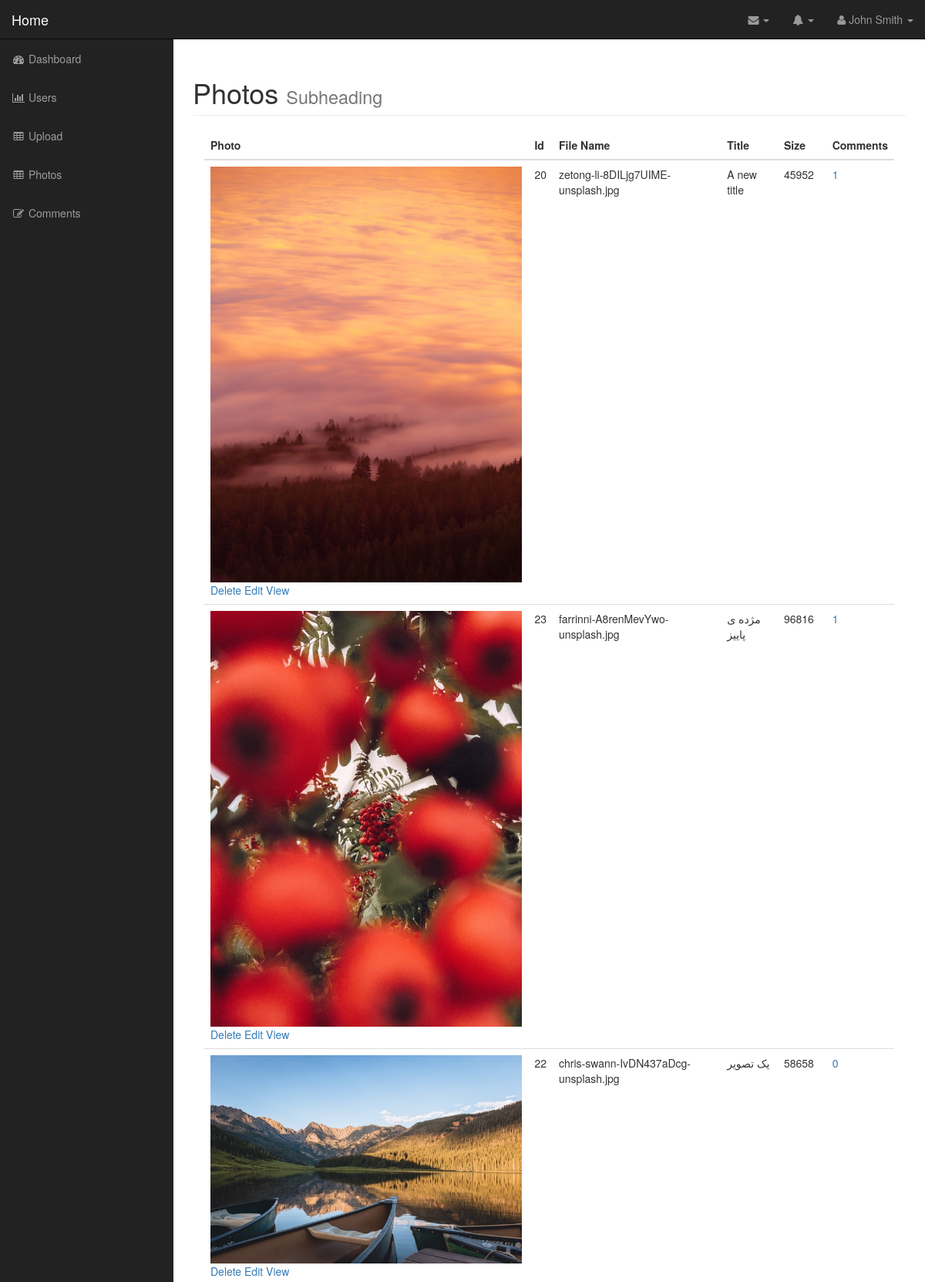
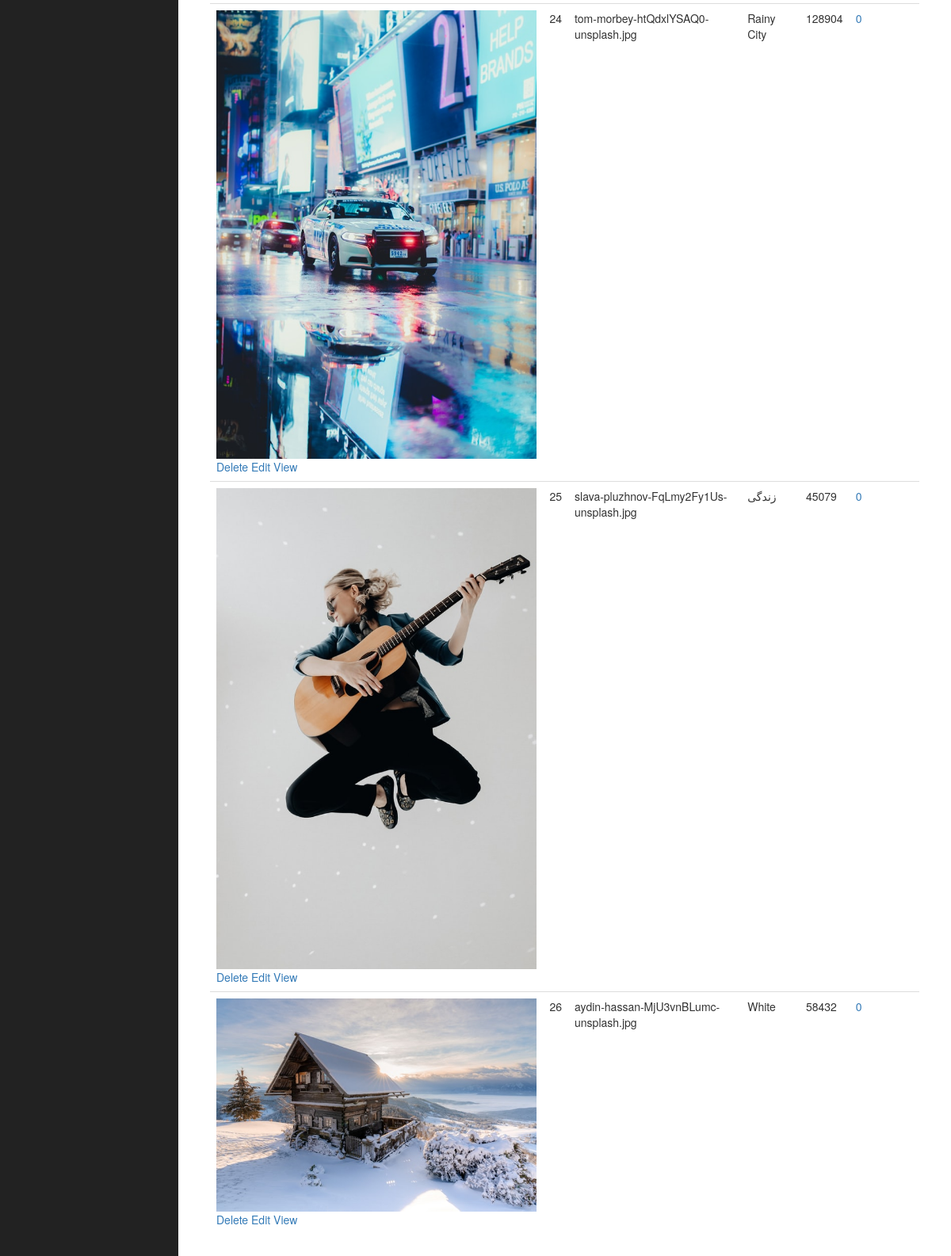
The app's page /admin/photos.php (signed in) with its own data (2 pictures, top to bottom).
### tables this page shows
CREATE TABLE IF NOT EXISTS `photos` (
  `id` int(11) NOT NULL AUTO_INCREMENT,
  `title` varchar(256) NOT NULL,
  `caption` varchar(256) NOT NULL,
  `description` text NOT NULL,
  `filename` varchar(256) NOT NULL,
  `alternate_text` varchar(256) NOT NULL,
  `type` varchar(256) NOT NULL,
  `size` int(11) NOT NULL,
  PRIMARY KEY (`id`)
);

### admin/includes/database.php (called while the page is built, shortened)
<?php
class Database {
    public $connection;
    public function open_db_connection() {
        $this->connection = new mysqli(DB_HOST, DB_USER, DB_PASS, DB_NAME);
        $this->connection->set_charset('utf8');
    }
    public function query($sql) {
        $result = $this->connection->query($sql);
        return $result;
    }
    public function escape_string($string) {
        $escaped_string = $this->connection->real_escape_string($string);
        return $escaped_string;
    }
}
$database = new Database();
?>

### admin/includes/db_object.php (called while the page is built, shortened)
<?php
class Db_object {
    protected static $db_table = 'users';
    public static function find_all() {
        return static::find_by_query('SELECT * FROM '.static::$db_table.'');
    }
    public static function find_by_query($sql) {
        global $database;
        $result_set = $database->query($sql);
        $the_object_array = array();
        $rows = mysqli_fetch_all($result_set, MYSQLI_ASSOC);
        foreach ($rows as $row) {
            $the_object_array[] = static::instantiation($row);
        }
        return $the_object_array;
    }
    public static function instantiation($the_record) {
        $the_object = new $calling_class;
        foreach($the_record as $the_attribute => $value) {
            if ($the_object->has_the_attribute($the_attribute)) {
                $the_object->$the_attribute = $value;
            }
        }
        return $the_object;
    }
    private function has_the_attribute($the_attribute) {
        $object_properties = get_object_vars($this);
        return array_key_exists($the_attribute, $object_properties);
    }
}
?>

### admin/includes/photo.php (called while the page is built, shortened)
<?php
class Photo extends Db_object {
    public $filename;
    public $upload_directory = 'images';
        public function picture_path() {
            return $this->upload_directory . DS . $this->filename;
        }
}
?>

### admin/includes/comment.php (called while the page is built, shortened)
<?php
class Comment extends Db_object {
    protected static $db_table = 'comments';
    public static function find_the_comments($photo_id = 0) {
        global $database;
        $sql = "SELECT * FROM " . self::$db_table;
        $sql .= " WHERE photo_id = " . $database->escape_string($photo_id);
        $sql .= " ORDER BY photo_id ASC";
        return self::find_by_query($sql);
    }
}
?>

### admin/photos.php (the view, shortened to what this page needs)
<?php include("includes/header.php"); ?>
<?php
$photos = Photo::find_all();
?>
        <nav class="navbar navbar-inverse navbar-fixed-top" role="navigation">
            <?php include 'includes/top_nav.php'; ?>
            <?php include 'includes/side_nav.php'; ?>
        </nav>
        <div id="page-wrapper">
            <div class="container-fluid">
                <div class="row">
                    <div class="col-lg-12">
                        <h1 class="page-header">
                            Photos
                            <small>Subheading</small>
                        </h1>
                        <div class="col-md-12">
                            <table class="table table-hover">
                                <thead>
                                    <tr>
                                        <th>Photo</th>
                                        <th>Id</th>
                                        <th>File Name</th>
                                        <th>Title</th>
                                        <th>Size</th>
                                        <th>Comments</th>
                                    </tr>
                                </thead>
                                <tbody>
                                    <?php
                                    foreach ($photos as $photo) : ?>
                                    <tr>
                                        <td>
                                            <img class="img-responsive" src="<?php echo $photo->picture_path(); ?>" alt="">
                                            <div class="action_links">
                                                <a href="delete_photo.php?id=<?php echo $photo->id; ?>">Delete</a>
                                                <a href="edit_photo.php?id=<?php echo $photo->id; ?>">Edit</a>
                                                <a href="../photo.php?id=<?php echo $photo->id ?>">View</a>
                                            </div>
                                        </td>
                                        <td><?php echo $photo->id ?></td>
                                        <td><?php echo $photo->filename ?></td>
                                        <td><?php echo $photo->title ?></td>
                                        <td><?php echo $photo->size ?></td>
                                        <td>
                                            <a href="comment_photo.php?id=<?php echo $photo->id ?>">
                                            <?php
                                            $comments = Comment::find_the_comments($photo->id);
                                            echo count($comments)
                                            ?>
                                            </a>
                                        </td>
                                    </tr>
                                    <?php endforeach; ?>
                                </tbody>
                            </table>
                        </div>
                    </div>
                </div>
            </div>
        </div>
  <?php include("includes/footer.php"); ?>

### admin/includes/header.php (shortened to what this page needs)
<!DOCTYPE html>
<html lang="en">
<head>
    <link href="css/bootstrap.min.css" rel="stylesheet">
    <link href="css/sb-admin.css" rel="stylesheet">
    <link href="css/styles.css" rel="stylesheet">
    <link href="font-awesome/css/font-awesome.min.css" rel="stylesheet" type="text/css">
</head>
<body>
    <div id="wrapper">

### admin/includes/top_nav.php (shortened to what this page needs)
<div class="navbar-header">
    <a class="navbar-brand" href="../index.php">Home</a>
</div>
<ul class="nav navbar-right top-nav">
    <li class="dropdown">
        <a href="#" class="dropdown-toggle" data-toggle="dropdown"><i class="fa fa-envelope"></i> <b class="caret"></b></a>
    </li>
    <li class="dropdown">
        <a href="#" class="dropdown-toggle" data-toggle="dropdown"><i class="fa fa-bell"></i> <b class="caret"></b></a>
    </li>
    <li class="dropdown">
        <a href="#" class="dropdown-toggle" data-toggle="dropdown"><i class="fa fa-user"></i> John Smith <b class="caret"></b></a>
    </li>
</ul>

### admin/includes/side_nav.php
<div class="collapse navbar-collapse navbar-ex1-collapse">
                <ul class="nav navbar-nav side-nav">
                    <li>
                        <a href="index.php"><i class="fa fa-fw fa-dashboard"></i> Dashboard</a>
                    </li>
                    <li>
                        <a href="users.php"><i class="fa fa-fw fa-bar-chart-o"></i> Users</a>
                    </li>
                    <li>
                        <a href="upload.php"><i class="fa fa-fw fa-table"></i> Upload</a>
                    </li>
                    <li>
                        <a href="photos.php"><i class="fa fa-fw fa-table"></i> Photos</a>
                    </li>
                    <li>
                        <a href="comments.php"><i class="fa fa-fw fa-edit"></i> Comments</a>
                    </li>
                </ul>
            </div>

### admin/includes/footer.php (shortened to what this page needs)
  </div>
</body>
</html>

### admin/css/sb-admin.css (style rules this page uses)
body { margin-top: 100px; background-color: #222; }
@media (min-width:768px) { body { margin-top: 50px; } }
#wrapper { padding-left: 0; }
#page-wrapper { width: 100%; padding: 0; background-color: #fff; }
@media (min-width:768px) { #wrapper { padding-left: 225px; } }
@media (min-width:768px) { #page-wrapper { padding: 10px; } }
.top-nav { padding: 0 15px; }
.top-nav>li { display: inline-block; float: left; }
.top-nav>li>a { padding-top: 15px; padding-bottom: 15px; line-height: 20px; color: #999; }
@media (min-width:768px) { .side-nav { position: fixed; top: 51px; left: 225px; width: 225px; margin-left: -225px; border: none; border-radius: 0; overflow-y: auto; background-color: #222; } }
@media (min-width:768px) { .side-nav>li>a { width: 225px; } }

### records on screen
photos: filename (picture), id "20", filename "zetong-li-8DILjg7UIME-unsplash.jpg", title "A new title", size "45952", count($comments) "1"
photos: filename (picture), id "23", filename "farrinni-A8renMevYwo-unsplash.jpg", title "مژده ی پاییز", size "96816", count($comments) "1"
photos: filename (picture), id "22", filename "chris-swann-IvDN437aDcg-unsplash.jpg", title "یک تصویر", size "58658", count($comments) "0"
photos: filename (picture), id "24", filename "tom-morbey-htQdxlYSAQ0-unsplash.jpg", title "Rainy City", size "128904", count($comments) "0"
photos: filename (picture), id "25", filename "slava-pluzhnov-FqLmy2Fy1Us-unsplash.jpg", title "زندگی", size "45079", count($comments) "0"
photos: filename (picture), id "26", filename "aydin-hassan-MjU3vnBLumc-unsplash.jpg", title "White", size "58432", count($comments) "0"
